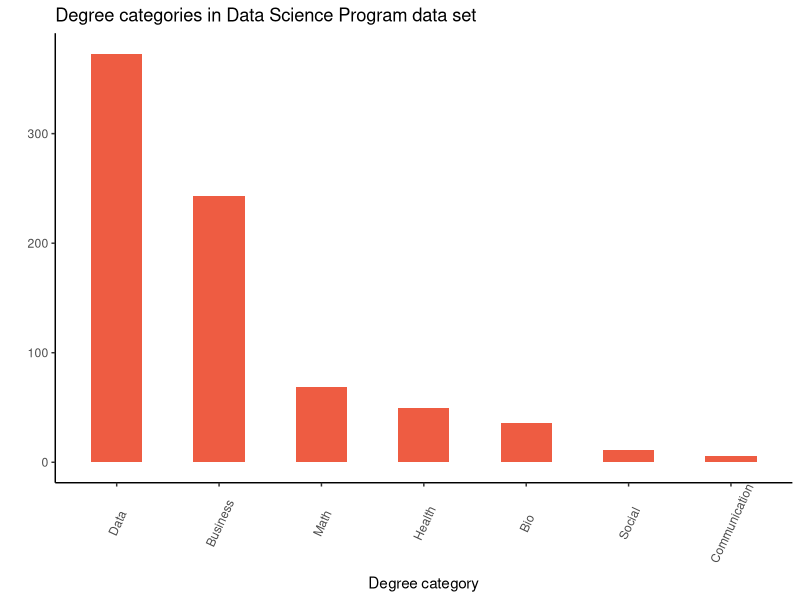
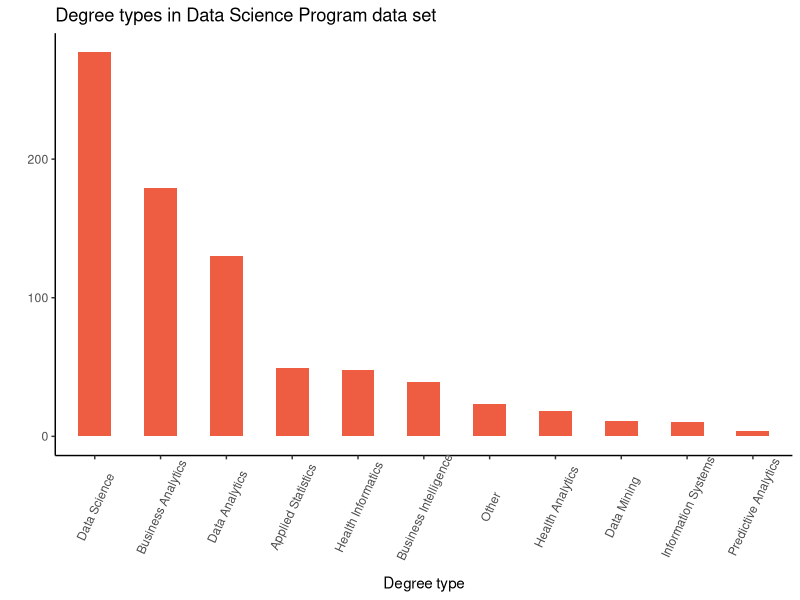
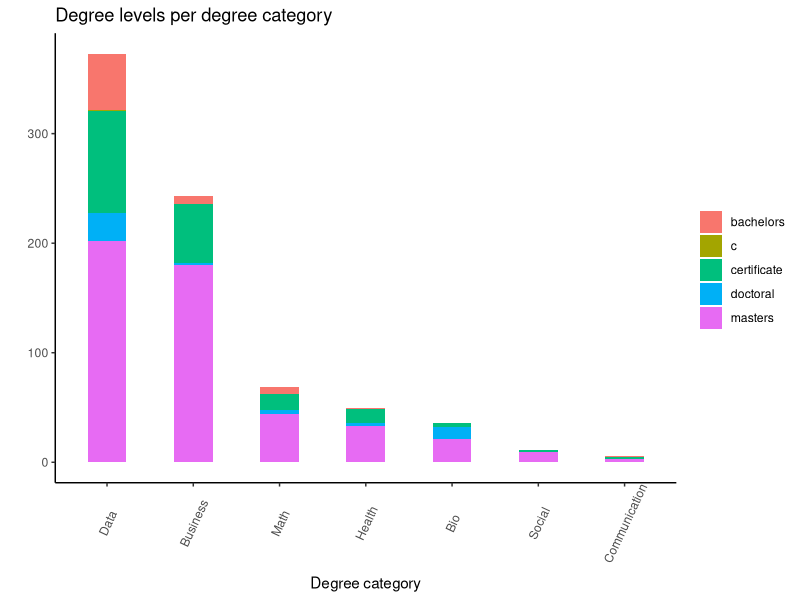
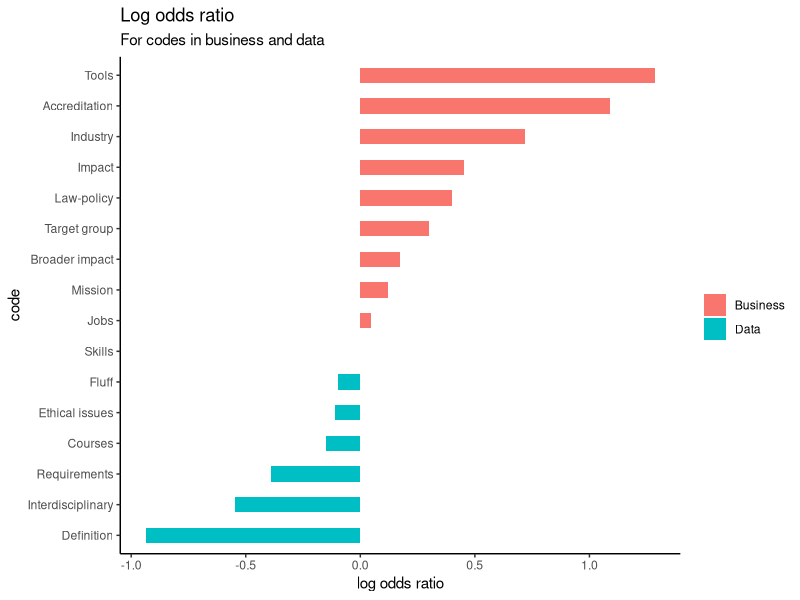

Recreate these plots in R, in order.
## ---- chunk 1
knitr::opts_chunk$set(
  echo = TRUE, 
  warning = FALSE,
  message = FALSE,
  error = FALSE, 
  cache = FALSE
)
## ---- chunk 2
library(dplyr)
library(ggplot2)

theme_set(theme_classic())


codes_df <- readr::read_csv(
  file.path('..', 'data', 'codes.csv'), 
  show_col_types = FALSE
)

degrees_df <- readr::read_csv(
  file.path('..', 'data', 'degrees.csv'), 
  show_col_types = FALSE
)

quotes_df <- readr::read_csv(
  file.path('..', 'data', 'quotes.csv'), 
  show_col_types = FALSE
)
## ---- chunk 3
degrees_df %>%
  count(degree_category) %>%
  mutate(degree_category = forcats::fct_reorder(degree_category, n, .desc = TRUE)) %>%
  ggplot(aes(x = degree_category, y = n)) +
  geom_bar(stat = 'identity', width = 0.5, fill = 'tomato2') +
  labs(title = 'Degree categories in Data Science Program data set') +
  xlab(label = 'Degree category') +
  ylab(label = '') +
  theme(axis.text.x = element_text(angle = 65, vjust = 0.6))
  
## ---- chunk 4
degrees_df %>%
  count(degree_type) %>%
  mutate(degree_type = forcats::fct_reorder(degree_type, n, .desc = TRUE)) %>%
  ggplot(aes(x = degree_type, y = n)) +
  geom_bar(stat = 'identity', width = 0.5, fill = 'tomato2') +
  labs(title = 'Degree types in Data Science Program data set') +
  xlab(label = 'Degree type') +
  ylab(label = '') +
  theme(axis.text.x = element_text(angle = 65, vjust = 0.6))
  
## ---- chunk 5
degrees_df %>%
  add_count(degree_category) %>%
  mutate(degree_category = forcats::fct_reorder(degree_category, n, .desc = TRUE)) %>%
  select(degree_category, degree_level) %>%
  ggplot(aes(degree_category)) +
  geom_bar(aes(fill = degree_level), width = 0.45) +
  theme(axis.text.x = element_text(angle = 65, vjust = 0.6)) +
  labs(title = 'Degree levels per degree category') +
  xlab(label = 'Degree category') +
  ylab(label = '') +
  scale_fill_discrete(name = '')
## ---- chunk 6
code_ratios <-
  degrees_df %>%
  left_join(codes_df) %>%
  filter(degree_category %in% c('Business', 'Data')) %>%
  filter(!code %in% c('[!!]', '[??]')) %>%
  filter(!is.na(code)) %>%
  select(degree_category, code) %>%
  count(degree_category, code) %>%
  tidyr::pivot_wider(names_from = degree_category, values_from = n, values_fill = 0) %>%
  mutate_if(is.numeric, list(~(. + 1) / (sum(.) + 1))) %>%
  mutate(logratio = log(Business / Data)) %>%
  arrange(desc(logratio))

code_ratios %>%
  mutate(code = reorder(code, logratio)) %>%
  ggplot(aes(code, logratio, fill = logratio < 0)) +
  geom_col(show.legend = TRUE, width = 0.5) +
  coord_flip() +
  labs(subtitle="For codes in business and data", 
       title= "Log odds ratio") + 
  ylab('log odds ratio') +
  scale_fill_discrete(name = "", labels = c('Business', 'Data'))

